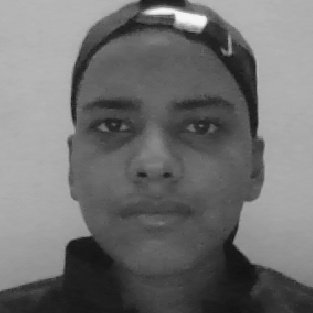
#> input picture dataSet/face-1.11.jpg, 313 x 313 px; its folder holds 4 pictures in this run
$ python trainer.py
#> lines starting #> are read from the running program, lines starting #| are printed output that depends on the picture
import cv2,os
import numpy as np
from PIL import Image

recognizer = cv2.face.LBPHFaceRecognizer_create()
cascadePath = "Classifiers/face.xml"
faceCascade = cv2.CascadeClassifier(cascadePath);
path = 'dataSet'

def get_images_and_labels(path):
#> called with path = 'dataSet'
     image_paths = [os.path.join(path, f) for f in os.listdir(path)]
     images = []

     labels = []
     for image_path in image_paths:

         image_pil = Image.open(image_path).convert('L')
#> image_pil is the input picture: PIL image 313x313 L; min 17, max 248, mean 112.3

         image = np.array(image_pil, 'uint8')

         nbr = int(os.path.split(image_path)[1].split(".")[0].replace("face-", ""))

         print (nbr)

         faces = faceCascade.detectMultiScale(image)
#> faces = [[45, 44, 221, 221]]

         for (x, y, w, h) in faces:
             images.append(image[y: y + h, x: x + w])
             labels.append(nbr)
             cv2.imshow("Adding faces to traning set...", image[y: y + h, x: x + w])
             cv2.waitKey(10)
#> this loop made 1 pass
#> pass 1, in get_images_and_labels, `cv2.imshow("Adding faces to traning set...", image[y: y + h, x: x + w])`:
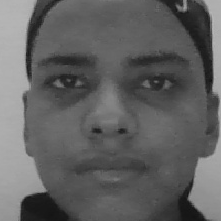
#> window 'Adding faces to traning set...': shape (221, 221); min 18, max 183, mean 96.8
#> after the loop, images = 1 item; labels = [1]
#> pass 2 of the loop in get_images_and_labels, `for image_path in image_paths:`:
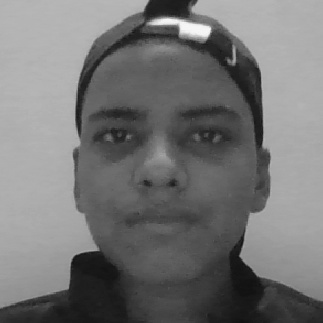
#> input picture dataSet/face-1.2.jpg, 323 x 323 px
#> in get_images_and_labels, image_pil is the input picture: PIL image 323x323 L; min 16, max 250, mean 116.4
#> faces = [[49, 49, 225, 225]]
#> the loop in get_images_and_labels, `for (x, y, w, h) in faces:` made 1 pass
#> pass 1, in get_images_and_labels, `cv2.imshow("Adding faces to traning set...", image[y: y + h, x: x + w])`:
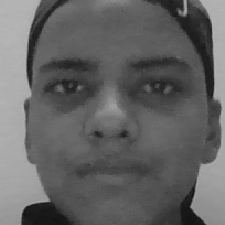
#> window 'Adding faces to traning set...': shape (225, 225); min 18, max 184, mean 99.1
#> after the loop in get_images_and_labels, `for (x, y, w, h) in faces:`: images = 2 items; labels = [1, 1]
#> pass 3 of the loop in get_images_and_labels, `for image_path in image_paths:`:
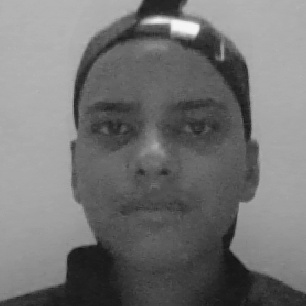
#> input picture dataSet/face-1.20.jpg, 306 x 306 px
#> in get_images_and_labels, image_pil is the input picture: PIL image 306x306 L; min 18, max 249, mean 115.8
#> faces = [[48, 46, 211, 211]]
#> the loop in get_images_and_labels, `for (x, y, w, h) in faces:` made 1 pass
#> pass 1, in get_images_and_labels, `cv2.imshow("Adding faces to traning set...", image[y: y + h, x: x + w])`:
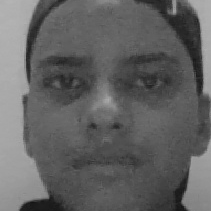
#> window 'Adding faces to traning set...': shape (211, 211); min 20, max 180, mean 98.2
#> after the loop in get_images_and_labels, `for (x, y, w, h) in faces:`: images = 3 items; labels = [1, 1, 1]
#> the loop made 4 passes; the first 3 are shown

     return images, labels


images, labels = get_images_and_labels(path)
cv2.imshow('test',images[0])
cv2.waitKey(1)

recognizer.train(images, np.array(labels))
recognizer.save('trainer/trainer.yml')
cv2.destroyAllWindows()
